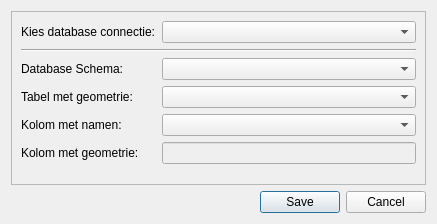
<?xml version="1.0" encoding="UTF-8"?>
<ui version="4.0">
 <class>settingsDlg</class>
 <widget class="QDialog" name="settingsDlg">
  <property name="geometry">
   <rect>
    <x>0</x>
    <y>0</y>
    <width>437</width>
    <height>224</height>
   </rect>
  </property>
  <property name="windowTitle">
   <string>Instellingen</string>
  </property>
  <property name="windowIcon">
   <iconset resource="resources.qrc">
    <normaloff>:/plugins/vmmQry/images/settings.png</normaloff>:/plugins/vmmQry/images/settings.png</iconset>
  </property>
  <layout class="QVBoxLayout" name="verticalLayout">
   <item>
    <widget class="QFrame" name="frame">
     <property name="frameShape">
      <enum>QFrame::StyledPanel</enum>
     </property>
     <property name="frameShadow">
      <enum>QFrame::Raised</enum>
     </property>
     <layout class="QFormLayout" name="formLayout">
      <property name="fieldGrowthPolicy">
       <enum>QFormLayout::AllNonFixedFieldsGrow</enum>
      </property>
      <item row="1" column="0">
       <widget class="QLabel" name="label">
        <property name="text">
         <string>Kies database connectie:</string>
        </property>
       </widget>
      </item>
      <item row="1" column="1">
       <widget class="QComboBox" name="connectionCbx"/>
      </item>
      <item row="3" column="0" colspan="2">
       <widget class="Line" name="line_3">
        <property name="orientation">
         <enum>Qt::Horizontal</enum>
        </property>
       </widget>
      </item>
      <item row="5" column="0">
       <widget class="QLabel" name="dbSchemaLbl">
        <property name="text">
         <string>Database Schema:</string>
        </property>
       </widget>
      </item>
      <item row="5" column="1">
       <widget class="QComboBox" name="dbSchemaCbx"/>
      </item>
      <item row="7" column="0">
       <widget class="QLabel" name="polygonTblLbl">
        <property name="text">
         <string>Tabel met geometrie:</string>
        </property>
       </widget>
      </item>
      <item row="7" column="1">
       <widget class="QComboBox" name="polygonLayerCbx"/>
      </item>
      <item row="8" column="0">
       <widget class="QLabel" name="nameColLbl">
        <property name="text">
         <string>Kolom met namen:</string>
        </property>
       </widget>
      </item>
      <item row="8" column="1">
       <widget class="QComboBox" name="nameColCbx"/>
      </item>
      <item row="9" column="0">
       <widget class="QLabel" name="geomColLbl">
        <property name="text">
         <string>Kolom met geometrie:</string>
        </property>
       </widget>
      </item>
      <item row="9" column="1">
       <widget class="QLineEdit" name="geomColEdit">
        <property name="enabled">
         <bool>false</bool>
        </property>
       </widget>
      </item>
     </layout>
    </widget>
   </item>
   <item>
    <widget class="QDialogButtonBox" name="buttonBox">
     <property name="orientation">
      <enum>Qt::Horizontal</enum>
     </property>
     <property name="standardButtons">
      <set>QDialogButtonBox::Cancel|QDialogButtonBox::Save</set>
     </property>
    </widget>
   </item>
  </layout>
 </widget>
 <resources>
  <include location="resources.qrc"/>
 </resources>
 <connections>
  <connection>
   <sender>buttonBox</sender>
   <signal>accepted()</signal>
   <receiver>settingsDlg</receiver>
   <slot>accept()</slot>
   <hints>
    <hint type="sourcelabel">
     <x>248</x>
     <y>254</y>
    </hint>
    <hint type="destinationlabel">
     <x>157</x>
     <y>274</y>
    </hint>
   </hints>
  </connection>
  <connection>
   <sender>buttonBox</sender>
   <signal>rejected()</signal>
   <receiver>settingsDlg</receiver>
   <slot>reject()</slot>
   <hints>
    <hint type="sourcelabel">
     <x>316</x>
     <y>260</y>
    </hint>
    <hint type="destinationlabel">
     <x>286</x>
     <y>274</y>
    </hint>
   </hints>
  </connection>
 </connections>
</ui>
